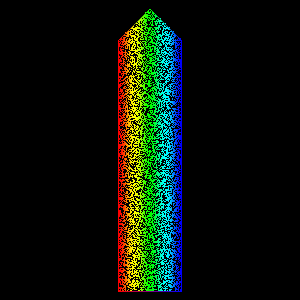

Write Python code to recreate this figure.
#!/usr/bin/env python

# Demonstrate vtkPolyDataPointSampler in random point generation mode
# with interior points only, on synthetic polydata with triangles, a quad,
# a pentagon, and a triangle strip, plus boundary edge overlay.

# Factory overrides
import vtkmodules.vtkInteractionStyle  # noqa: F401
import vtkmodules.vtkRenderingFreeType  # noqa: F401
import vtkmodules.vtkRenderingOpenGL2  # noqa: F401

from vtkmodules.vtkCommonCore import vtkFloatArray, vtkPoints
from vtkmodules.vtkCommonDataModel import vtkCellArray, vtkPolyData
from vtkmodules.vtkFiltersCore import vtkFeatureEdges
from vtkmodules.vtkFiltersModeling import vtkPolyDataPointSampler
from vtkmodules.vtkRenderingCore import (
    vtkActor,
    vtkPolyDataMapper,
    vtkRenderWindow,
    vtkRenderWindowInteractor,
    vtkRenderer,
)

# Create synthetic polydata
points = vtkPoints()
points.SetNumberOfPoints(11)
points.SetPoint(0, 0.0, 0.0, 0.0)
points.SetPoint(1, 1.0, 0.0, 0.0)
points.SetPoint(2, 0.0, 1.0, 0.0)
points.SetPoint(3, 1.0, 1.0, 0.0)
points.SetPoint(4, 0.0, 2.0, 0.0)
points.SetPoint(5, 1.0, 2.0, 0.0)
points.SetPoint(6, 0.0, 3.0, 0.0)
points.SetPoint(7, 1.0, 3.0, 0.0)
points.SetPoint(8, 0.5, 3.5, 0.0)
points.SetPoint(9, 0.0, -1, 0.0)
points.SetPoint(10, 1.0, -1, 0.0)

# Polygon cells
cells = vtkCellArray()
cells.InsertNextCell(3)
cells.InsertCellPoint(0)
cells.InsertCellPoint(1)
cells.InsertCellPoint(2)
cells.InsertNextCell(3)
cells.InsertCellPoint(2)
cells.InsertCellPoint(1)
cells.InsertCellPoint(3)
cells.InsertNextCell(4)
cells.InsertCellPoint(2)
cells.InsertCellPoint(3)
cells.InsertCellPoint(5)
cells.InsertCellPoint(4)
cells.InsertNextCell(5)
cells.InsertCellPoint(4)
cells.InsertCellPoint(5)
cells.InsertCellPoint(7)
cells.InsertCellPoint(8)
cells.InsertCellPoint(6)

# Triangle strip
strip = vtkCellArray()
strip.InsertNextCell(4)
strip.InsertCellPoint(10)
strip.InsertCellPoint(1)
strip.InsertCellPoint(9)
strip.InsertCellPoint(0)

# Point scalars
scalars = vtkFloatArray()
scalars.SetNumberOfTuples(11)
for i, v in enumerate([0.0, 1.0, 0.0, 1.0, 0.0, 1.0, 0.0, 1.0, 0.5, 0.0, 1.0]):
    scalars.SetTuple1(i, v)

# Assemble polydata
poly_data = vtkPolyData()
poly_data.SetPoints(points)
poly_data.SetPolys(cells)
poly_data.SetStrips(strip)
poly_data.GetPointData().SetScalars(scalars)

# Random point sampler (interior points only)
sampler = vtkPolyDataPointSampler()
sampler.SetInputData(poly_data)
sampler.SetDistance(0.025)
sampler.SetPointGenerationModeToRandom()
sampler.InterpolatePointDataOn()
sampler.GenerateVertexPointsOff()
sampler.GenerateEdgePointsOff()
sampler.GenerateInteriorPointsOn()
sampler.Update()

# Sampled points mapper and actor
mapper = vtkPolyDataMapper()
mapper.SetInputConnection(sampler.GetOutputPort())

actor = vtkActor()
actor.SetMapper(mapper)

# Boundary edges overlay
feature_edges = vtkFeatureEdges()
feature_edges.SetInputData(poly_data)
feature_edges.BoundaryEdgesOn()

feature_edges_mapper = vtkPolyDataMapper()
feature_edges_mapper.SetInputConnection(feature_edges.GetOutputPort())

feature_edges_actor = vtkActor()
feature_edges_actor.SetMapper(feature_edges_mapper)

# Renderer
renderer = vtkRenderer()
renderer.AddActor(actor)
renderer.AddActor(feature_edges_actor)
renderer.SetBackground(0, 0, 0)

# Window
render_window = vtkRenderWindow()
render_window.SetMultiSamples(0)
render_window.AddRenderer(renderer)
render_window.SetSize(300, 300)
render_window.SetWindowName("point sampler random interior")

# Scene
renderer.ResetCamera()

# Interactor
interactor = vtkRenderWindowInteractor()
interactor.SetRenderWindow(render_window)

interactor.Initialize()
interactor.Start()
